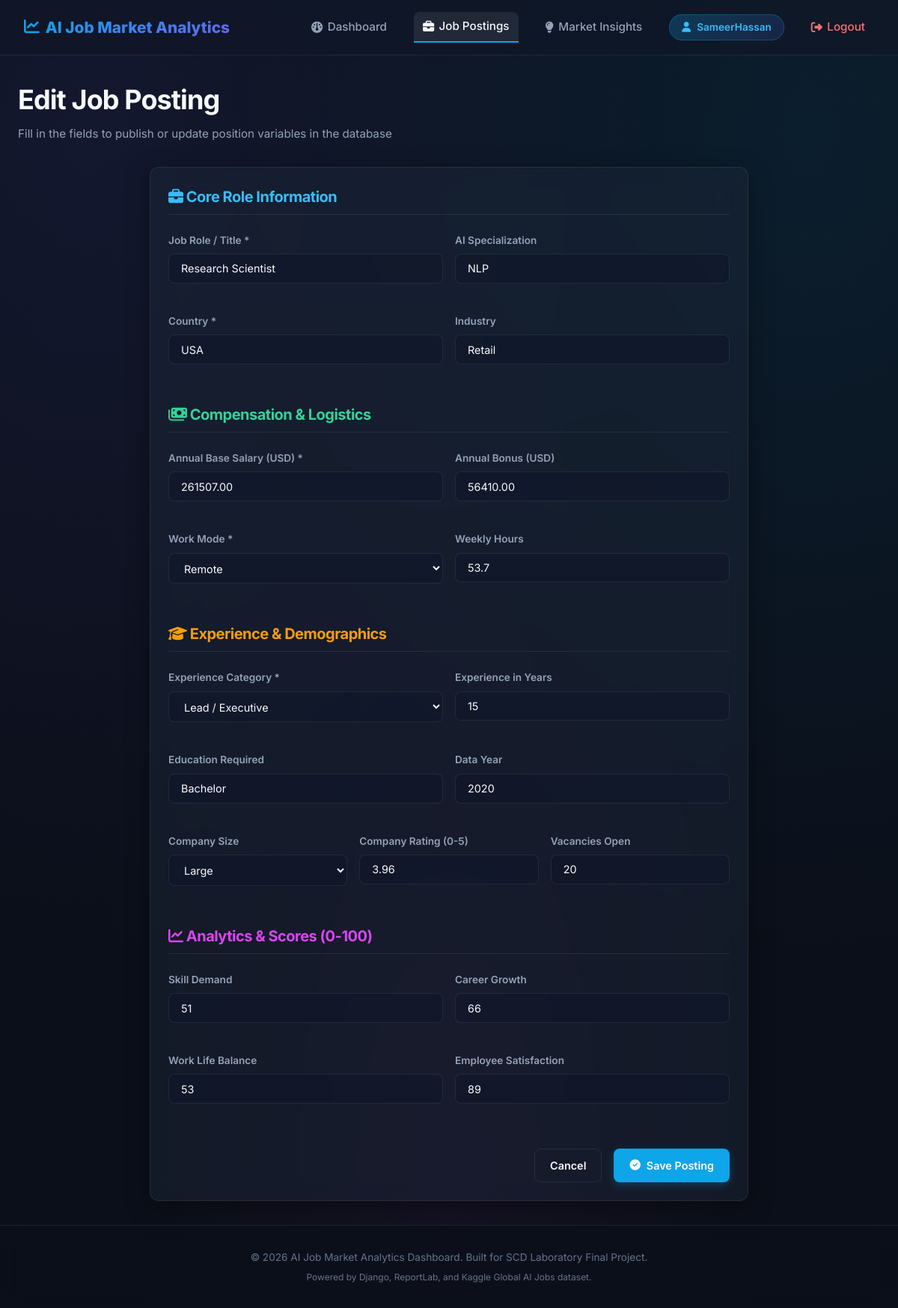
The page /jobs/2562/edit/ (signed in) on the database its author committed.
### jobs/models.py (models this page shows, shortened)
class JobPosting(models.Model):
    EXPERIENCE_CHOICES = [
        ('Entry', 'Entry Level'),
        ('Mid', 'Mid Level'),
        ('Senior', 'Senior Level'),
        ('Lead', 'Lead / Executive'),
    ]
    WORK_MODE_CHOICES = [
        ('Remote', 'Remote'),
        ('Onsite', 'On-site'),
        ('Hybrid', 'Hybrid'),
    ]
    COMPANY_SIZE_CHOICES = [
        ('Startup', 'Startup'),
        ('Small', 'Small'),
        ('Medium', 'Medium'),
        ('Large', 'Large'),
        ('Enterprise', 'Enterprise'),
    ]
    job_role = models.CharField(max_length=150, db_index=True)
    ai_specialization = models.CharField(max_length=100, blank=True, default='')
    country = models.CharField(max_length=100, db_index=True)
    industry = models.CharField(max_length=100, blank=True, default='')
    experience_level = models.CharField(max_length=20, choices=EXPERIENCE_CHOICES, db_index=True)
    experience_years = models.IntegerField(default=0)
    salary_usd = models.DecimalField(max_digits=12, decimal_places=2, default=0)
    bonus_usd = models.DecimalField(max_digits=12, decimal_places=2, default=0)
    education_required = models.CharField(max_length=50, blank=True, default='')
    company_size = models.CharField(max_length=20, choices=COMPANY_SIZE_CHOICES, blank=True, default='')
    company_rating = models.DecimalField(max_digits=3, decimal_places=2, default=0)
    work_mode = models.CharField(max_length=20, choices=WORK_MODE_CHOICES, db_index=True)
    weekly_hours = models.DecimalField(max_digits=4, decimal_places=1, default=40)
    year = models.IntegerField(default=2024, db_index=True)
    job_openings = models.IntegerField(default=1)
    skill_demand_score = models.IntegerField(default=0)
    automation_risk = models.IntegerField(default=0)
    job_security_score = models.IntegerField(default=0)
    career_growth_score = models.IntegerField(default=0)
    work_life_balance_score = models.IntegerField(default=0)
    employee_satisfaction = models.IntegerField(default=0)
    created_at = models.DateTimeField(auto_now_add=True)
    updated_at = models.DateTimeField(auto_now=True)
    class Meta:
        ordering = ['-salary_usd']
        verbose_name_plural = 'Job Postings'

### jobs/views.py (the view)
# urls.py: path('jobs/<int:pk>/edit/', views.job_update_view, name='job_update'),
@login_required
def job_update_view(request, pk):
    job = get_object_or_404(JobPosting, pk=pk)
    if request.method == 'POST':
        form = JobPostingForm(request.POST, instance=job)
        if form.is_valid():
            form.save()
            messages.success(request, 'Job posting updated successfully!')
            return redirect('job_detail', pk=pk)
    else:
        form = JobPostingForm(instance=job)
    return render(request, 'jobs/job_form.html', {'form': form, 'title': 'Edit Job Posting'})

### templates/jobs/job_form.html (shortened to what this page needs)
{% extends 'base.html' %}
{% block content %}
<div class="section-header" id="job_form_header">
    <div>
        <h1>{{ title }}</h1>
        <p class="section-title-desc">Fill in the fields to publish or update position variables in the database</p>
    </div>
</div>
<div class="card" id="job_form_card" style="max-width: 800px; margin: 0 auto;">
    <form method="POST" id="job_posting_form">
        <h3 style="color: var(--primary-hover); margin-bottom: 1.5rem; border-bottom: 1px solid var(--border-color); padding-bottom: 0.5rem;">
            <i class="fa-solid fa-briefcase"></i> Core Role Information
        </h3>
        <div class="form-row">
            <div class="form-group">
                <label class="form-label" for="{{ form.job_role.id_for_label }}">Job Role / Title *</label>
                {{ form.job_role }}
            </div>
            <div class="form-group">
                <label class="form-label" for="{{ form.ai_specialization.id_for_label }}">AI Specialization</label>
                {{ form.ai_specialization }}
            </div>
        </div>
        <div class="form-row">
            <div class="form-group">
                <label class="form-label" for="{{ form.country.id_for_label }}">Country *</label>
                {{ form.country }}
            </div>
            <div class="form-group">
                <label class="form-label" for="{{ form.industry.id_for_label }}">Industry</label>
                {{ form.industry }}
            </div>
        </div>
        <h3 style="color: var(--success-hover); margin-top: 2rem; margin-bottom: 1.5rem; border-bottom: 1px solid var(--border-color); padding-bottom: 0.5rem;">
            <i class="fa-solid fa-money-bills"></i> Compensation & Logistics
        </h3>
        <div class="form-row">
            <div class="form-group">
                <label class="form-label" for="{{ form.salary_usd.id_for_label }}">Annual Base Salary (USD) *</label>
                {{ form.salary_usd }}
            </div>
            <div class="form-group">
                <label class="form-label" for="{{ form.bonus_usd.id_for_label }}">Annual Bonus (USD)</label>
                {{ form.bonus_usd }}
            </div>
        </div>
        <div class="form-row">
            <div class="form-group">
                <label class="form-label" for="{{ form.work_mode.id_for_label }}">Work Mode *</label>
                {{ form.work_mode }}
            </div>
            <div class="form-group">
                <label class="form-label" for="{{ form.weekly_hours.id_for_label }}">Weekly Hours</label>
                {{ form.weekly_hours }}
            </div>
        </div>
        <h3 style="color: var(--warning); margin-top: 2rem; margin-bottom: 1.5rem; border-bottom: 1px solid var(--border-color); padding-bottom: 0.5rem;">
            <i class="fa-solid fa-graduation-cap"></i> Experience & Demographics
        </h3>
        <div class="form-row">
            <div class="form-group">
                <label class="form-label" for="{{ form.experience_level.id_for_label }}">Experience Category *</label>
                {{ form.experience_level }}
            </div>
            <div class="form-group">
                <label class="form-label" for="{{ form.experience_years.id_for_label }}">Experience in Years</label>
                {{ form.experience_years }}
            </div>
        </div>
        <div class="form-row">
            <div class="form-group">
                <label class="form-label" for="{{ form.education_required.id_for_label }}">Education Required</label>
                {{ form.education_required }}
            </div>
            <div class="form-group">
                <label class="form-label" for="{{ form.year.id_for_label }}">Data Year</label>
                {{ form.year }}
            </div>
        </div>
        <div class="form-row">
            <div class="form-group">
                <label class="form-label" for="{{ form.company_size.id_for_label }}">Company Size</label>
                {{ form.company_size }}
            </div>
            <div class="form-group">
                <label class="form-label" for="{{ form.company_rating.id_for_label }}">Company Rating (0-5)</label>
                {{ form.company_rating }}
            </div>
            <div class="form-group">
                <label class="form-label" for="{{ form.job_openings.id_for_label }}">Vacancies Open</label>
                {{ form.job_openings }}
            </div>
        </div>
        <h3 style="color: var(--accent); margin-top: 2rem; margin-bottom: 1.5rem; border-bottom: 1px solid var(--border-color); padding-bottom: 0.5rem;">
            <i class="fa-solid fa-chart-line"></i> Analytics & Scores (0-100)
        </h3>
        <div class="form-row">
            <div class="form-group">
                <label class="form-label" for="{{ form.skill_demand_score.id_for_label }}">Skill Demand</label>
                {{ form.skill_demand_score }}
            </div>
            <div class="form-group">
                <label class="form-label" for="{{ form.career_growth_score.id_for_label }}">Career Growth</label>
                {{ form.career_growth_score }}
            </div>
        </div>
        <div class="form-row">
            <div class="form-group">
                <label class="form-label" for="{{ form.work_life_balance_score.id_for_label }}">Work Life Balance</label>
                {{ form.work_life_balance_score }}
            </div>
            <div class="form-group">
                <label class="form-label" for="{{ form.employee_satisfaction.id_for_label }}">Employee Satisfaction</label>
                {{ form.employee_satisfaction }}
            </div>
        </div>
        <div style="margin-top: 2.5rem; display: flex; gap: 1rem; justify-content: flex-end;">
            {% if form.instance.pk %}
                <a href="{% url 'job_detail' form.instance.pk %}" class="btn btn-secondary" id="btn_cancel_job_form">Cancel</a>
            {% else %}
                <a href="{% url 'job_list' %}" class="btn btn-secondary" id="btn_cancel_job_form">Cancel</a>
            {% endif %}
            <button type="submit" class="btn btn-primary" id="btn_submit_job_form">
                <i class="fa-solid fa-circle-check"></i> Save Posting
            </button>
        </div>
    </form>
</div>
{% endblock %}

### templates/base.html (shortened to what this page needs)
{% load static %}
<!DOCTYPE html>
<html lang="en">
<head>
    <link rel="stylesheet" href="https://cdnjs.cloudflare.com/ajax/libs/font-awesome/6.4.0/css/all.min.css">
    <link rel="stylesheet" href="{% static 'css/main.css' %}">
</head>
<body>
    <header class="navbar" id="main_navbar">
        <a href="{% url 'dashboard' %}" class="navbar-brand" id="nav_brand">
            <i class="fa-solid fa-chart-line"></i> AI Job Market Analytics
        </a>
        <nav>
            <ul class="navbar-menu" id="nav_menu">
                {% if user.is_authenticated %}
                    <li>
                        <a href="{% url 'dashboard' %}" class="navbar-item {% if request.resolver_match.url_name == 'dashboard' %}active{% endif %}" id="nav_dashboard">
                            <i class="fa-solid fa-gauge"></i> Dashboard
                        </a>
                    </li>
                    <li>
                        <a href="{% url 'job_list' %}" class="navbar-item {% if request.resolver_match.url_name == 'job_list' or request.resolver_match.url_name == 'job_detail' or request.resolver_match.url_name == 'job_create' or request.resolver_match.url_name == 'job_update' %}active{% endif %}" id="nav_jobs">
                            <i class="fa-solid fa-briefcase"></i> Job Postings
                        </a>
                    </li>
                    <li>
                        <a href="{% url 'insights' %}" class="navbar-item {% if request.resolver_match.url_name == 'insights' %}active{% endif %}" id="nav_insights">
                            <i class="fa-solid fa-lightbulb"></i> Market Insights
                        </a>
                    </li>
                    <li>
                        <a href="{% url 'profile' %}" class="navbar-item user-badge {% if request.resolver_match.url_name == 'profile' %}active{% endif %}" id="nav_profile">
                            <i class="fa-solid fa-user"></i> {{ user.username }}
                        </a>
                    </li>
                    <li>
                        <a href="{% url 'logout' %}" class="navbar-item" id="nav_logout" style="color: var(--danger-hover);">
                            <i class="fa-solid fa-right-from-bracket"></i> Logout
                        </a>
                    </li>
                {% endif %}
            </ul>
        </nav>
    </header>
    <main class="app-container" id="main_content_area">
        {% block content %}
        {% endblock %}
    </main>
    <footer id="main_footer">
        <p>&copy; 2026 AI Job Market Analytics Dashboard. Built for SCD Laboratory Final Project.</p>
        <p style="font-size: 0.75rem; margin-top: 0.5rem; color: var(--text-muted);">
            Powered by Django, ReportLab, and Kaggle Global AI Jobs dataset.
        </p>
    </footer>
</body>
</html>

### rows shown on the page
JobPosting: job_role "Research Scientist", ai_specialization "NLP", country "USA", industry "Retail", salary_usd "261507.00", bonus_usd "56410.00", work_mode "Remote", weekly_hours "53.7", experience_level "Lead / Executive", experience_years "15", education_required "Bachelor", year "2020", company_size "Large", company_rating "3.96", job_openings "20", skill_demand_score "51", career_growth_score "66", work_life_balance_score "53", employee_satisfaction "89"

### other values the page prints
{{ user.username }} "SameerHassan"
{{ title }} "Edit Job Posting"
